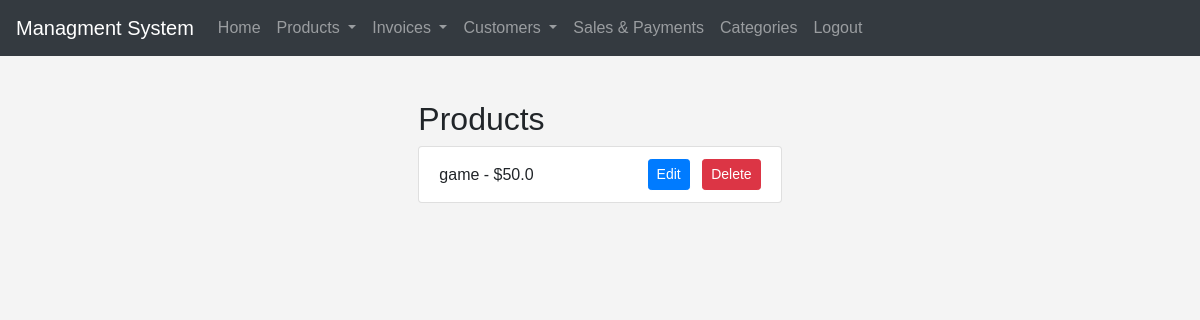
Before: /products (signed in) with the older database file.
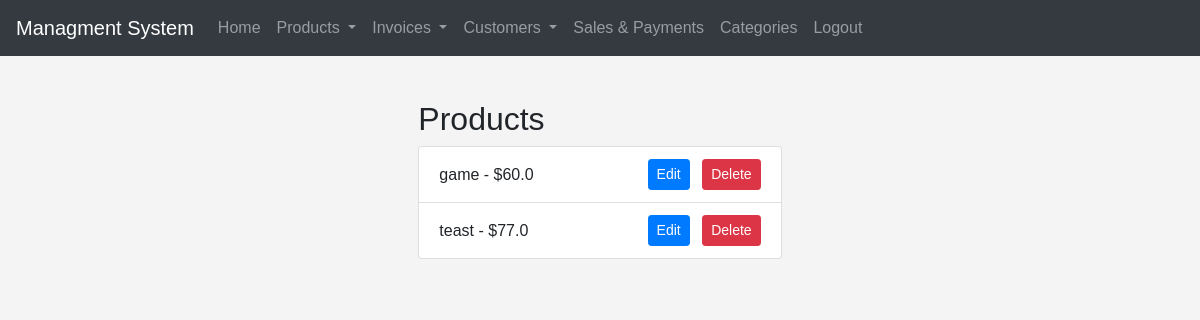
After: the same page with the newer database file.
### tables this page shows
CREATE TABLE products 
             (id INTEGER PRIMARY KEY AUTOINCREMENT, name TEXT, price REAL, category TEXT, barcode TEXT, description TEXT, vendor TEXT, manufacturer TEXT, discount TEXT, tax TEXT, image_url TEXT);

### app.py (the view)
@app.route('/products')
def products():
    if is_logged_in():
        conn = sqlite3.connect('database.db')
        c = conn.cursor()
        c.execute("SELECT * FROM products")
        products = c.fetchall()
        conn.close()
        return render_template('products.html', products=products, is_logged_in=is_logged_in)
    else:
        return redirect(url_for('login'))

### app.py (called while the page is built)
def is_logged_in():
    return 'username' in session

### templates/products.html
{% extends "base.html" %}
{% block content %}
<div class="row justify-content-center">
    <div class="col-md-8">
        <h2>Products</h2>
        <ul class="list-group">
            {% for product in products %}
            <li class="list-group-item d-flex justify-content-between align-items-center">
                {{ product[1] }} - ${{ product[2] }}
                <div>
                    <a href="{{ url_for('edit_product', product_id=product[0]) }}" class="btn btn-sm btn-primary mr-2">Edit</a>
                    <form method="POST" action="{{ url_for('delete_product', product_id=product[0]) }}" style="display: inline-block;">
                        <button type="submit" class="btn btn-sm btn-danger" onclick="return confirm('Are you sure you want to delete this product?')">Delete</button>
                    </form>
                </div>
            </li>
            {% endfor %}
        </ul>
    </div>
</div>
{% endblock %}

### templates/base.html (shortened to what this page needs)
<!DOCTYPE html>
<html lang="en">
<head>
    <link href="https://stackpath.bootstrapcdn.com/bootstrap/4.5.2/css/bootstrap.min.css" rel="stylesheet">
    <link href="{{ url_for('static', filename='styles.css') }}" rel="stylesheet">
</head>
<body>
<nav class="navbar navbar-expand-lg navbar-dark bg-dark">
  <a class="navbar-brand" href="#">Managment System</a>
  <div class="collapse navbar-collapse" id="navbarNav">
    <ul class="navbar-nav">
      <li class="nav-item">
        <a class="nav-link" href="{{ url_for('home') }}">Home</a>
      </li>
      <li class="nav-item dropdown">
        <a class="nav-link dropdown-toggle" href="#" id="navbarDropdownProducts" role="button" data-toggle="dropdown" aria-haspopup="true" aria-expanded="false">
          Products
        </a>
      </li>
	        <li class="nav-item dropdown">
        <a class="nav-link dropdown-toggle" href="#" id="navbarDropdownProducts" role="button" data-toggle="dropdown" aria-haspopup="true" aria-expanded="false">
          Invoices
        </a>
      </li>
	  	        <li class="nav-item dropdown">
        <a class="nav-link dropdown-toggle" href="#" id="navbarDropdownProducts" role="button" data-toggle="dropdown" aria-haspopup="true" aria-expanded="false">
          Customers
        </a>
      </li>
      <li class="nav-item">
        <a class="nav-link" href="{{ url_for('sales_and_payments') }}">Sales & Payments</a>
      </li>
      <li class="nav-item">
        <a class="nav-link" href="{{ url_for('categories') }}">Categories</a>
      </li>
      <li class="nav-item">
        <a class="nav-link" href="{{ url_for('logout') }}">Logout</a>
      </li>
    </ul>
  </div>
</nav>
<div class="container mt-4">
    {% block content %}{% endblock %}
</div>
</body>
</html>

### static/styles.css (style rules this page uses)
body { font-family: Arial, sans-serif; background-color: #f4f4f4; margin: 0; padding: 0; }
.container { max-width: 600px; margin: 0 auto; padding: 20px; }

Changed rows visible on the page:
changed products "game": price "50.0" → "60.0"
added products: name "teast", price "77.0"
